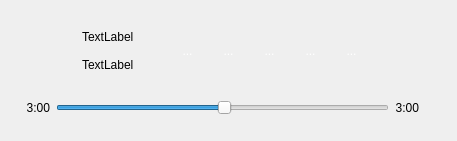
     <widget class="QWidget" name="bottomArea" native="true">
      <property name="sizePolicy">
       <sizepolicy hsizetype="Expanding" vsizetype="Expanding">
        <horstretch>0</horstretch>
        <verstretch>0</verstretch>
       </sizepolicy>
      </property>
      <layout class="QHBoxLayout" name="horizontalLayout_2">
       <item>
        <widget class="QFrame" name="playBar">
         <property name="sizePolicy">
          <sizepolicy hsizetype="Expanding" vsizetype="Expanding">
           <horstretch>0</horstretch>
           <verstretch>0</verstretch>
          </sizepolicy>
         </property>
         <property name="autoFillBackground">
          <bool>false</bool>
         </property>
         <property name="frameShape">
          <enum>QFrame::Shape::NoFrame</enum>
         </property>
         <property name="frameShadow">
          <enum>QFrame::Shadow::Raised</enum>
         </property>
         <layout class="QVBoxLayout" name="verticalLayout_3" stretch="5,1">
          <property name="spacing">
           <number>6</number>
          </property>
          <property name="leftMargin">
           <number>6</number>
          </property>
          <property name="topMargin">
           <number>6</number>
          </property>
          <property name="rightMargin">
           <number>6</number>
          </property>
          <property name="bottomMargin">
           <number>6</number>
          </property>
          <item>
           <widget class="QWidget" name="mediaControls" native="true">
            <property name="sizePolicy">
             <sizepolicy hsizetype="Expanding" vsizetype="Preferred">
              <horstretch>0</horstretch>
              <verstretch>0</verstretch>
             </sizepolicy>
            </property>
            <property name="styleSheet">
             <string notr="true">QToolButton {
	padding: 8px;
    background: transparent;
    border: transparent;
	border-radius: 8px;
    color: white;
	transition: 
}

QToolButton:hover {
    background: rgba(255,255,255,0.1);
}
</string>
            </property>
            <layout class="QHBoxLayout" name="horizontalLayout_4" stretch="1,5,9,1,1,1,1,0,15">
             <item>
              <widget class="QLabel" name="albumArt">
               <property name="minimumSize">
                <size>
                 <width>50</width>
                 <height>50</height>
                </size>
               </property>
               <property name="maximumSize">
                <size>
                 <width>50</width>
                 <height>50</height>
                </size>
               </property>
               <property name="text">
                <string/>
               </property>
               <property name="pixmap">
                <pixmap resource="icons.qrc">:/images/Assets/default.png</pixmap>
               </property>
               <property name="scaledContents">
                <bool>true</bool>
               </property>
              </widget>
             </item>
             <item>
              <layout class="QVBoxLayout" name="verticalLayout_6">
               <item>
                <widget class="QLabel" name="titleLabel">
                 <property name="text">
                  <string>TextLabel</string>
                 </property>
                 <property name="textFormat">
                  <enum>Qt::TextFormat::PlainText</enum>
                 </property>
                 <property name="wordWrap">
                  <bool>false</bool>
                 </property>
                 <property name="margin">
                  <number>1</number>
                 </property>
                </widget>
               </item>
               <item>
                <widget class="QLabel" name="artistLabel">
                 <property name="text">
                  <string>TextLabel</string>
                 </property>
                 <property name="textFormat">
                  <enum>Qt::TextFormat::PlainText</enum>
                 </property>
                 <property name="wordWrap">
                  <bool>false</bool>
                 </property>
                 <property name="margin">
                  <number>1</number>
                 </property>
                </widget>
               </item>
              </layout>
             </item>
             <item>
              <spacer name="horizontalSpacer">
               <property name="orientation">
                <enum>Qt::Orientation::Horizontal</enum>
               </property>
               <property name="sizeHint" stdset="0">
                <size>
                 <width>40</width>
                 <height>20</height>
                </size>
               </property>
              </spacer>
             </item>
             <item>
              <widget class="QToolButton" name="shuffle">
               <property name="sizePolicy">
                <sizepolicy hsizetype="Expanding" vsizetype="Expanding">
                 <horstretch>0</horstretch>
                 <verstretch>0</verstretch>
                </sizepolicy>
               </property>
               <property name="text">
                <string>...</string>
               </property>
               <property name="icon">
                <iconset resource="icons.qrc">
                 <normaloff>:/icons/Assets/Icons/shuffle-off.svg</normaloff>
                 <normalon>:/icons/Assets/Icons/shuffle-on.svg</normalon>:/icons/Assets/Icons/shuffle-off.svg</iconset>
               </property>
               <property name="iconSize">
                <size>
                 <width>20</width>
                 <height>20</height>
                </size>
               </property>
               <property name="checkable">
                <bool>true</bool>
               </property>
               <property name="checked">
                <bool>false</bool>
               </property>
              </widget>
             </item>
             <item>
              <widget class="QToolButton" name="previous">
               <property name="sizePolicy">
                <sizepolicy hsizetype="Expanding" vsizetype="Expanding">
                 <horstretch>0</horstretch>
                 <verstretch>0</verstretch>
                </sizepolicy>
               </property>
               <property name="text">
                <string>...</string>
               </property>
               <property name="icon">
                <iconset resource="icons.qrc">
                 <normaloff>:/icons/Assets/Icons/previous.svg</normaloff>:/icons/Assets/Icons/previous.svg</iconset>
               </property>
               <property name="iconSize">
                <size>
                 <width>20</width>
                 <height>20</height>
                </size>
               </property>
              </widget>
             </item>
             <item>
              <widget class="QToolButton" name="pause_play">
               <property name="sizePolicy">
                <sizepolicy hsizetype="Expanding" vsizetype="Expanding">
                 <horstretch>0</horstretch>
                 <verstretch>0</verstretch>
                </sizepolicy>
               </property>
               <property name="text">
                <string>...</string>
               </property>
               <property name="icon">
                <iconset resource="icons.qrc">
                 <normaloff>:/icons/Assets/Icons/play.svg</normaloff>
                 <normalon>:/icons/Assets/Icons/pause.svg</normalon>:/icons/Assets/Icons/play.svg</iconset>
               </property>
               <property name="iconSize">
                <size>
                 <width>20</width>
                 <height>20</height>
                </size>
               </property>
               <property name="checkable">
                <bool>true</bool>
               </property>
               <property name="checked">
                <bool>false</bool>
               </property>
              </widget>
             </item>
             <item>
              <widget class="QToolButton" name="next">
               <property name="sizePolicy">
                <sizepolicy hsizetype="Expanding" vsizetype="Expanding">
                 <horstretch>0</horstretch>
                 <verstretch>0</verstretch>
                </sizepolicy>
               </property>
               <property name="text">
                <string>...</string>
               </property>
               <property name="icon">
                <iconset resource="icons.qrc">
                 <normaloff>:/icons/Assets/Icons/next.svg</normaloff>:/icons/Assets/Icons/next.svg</iconset>
               </property>
               <property name="iconSize">
                <size>
                 <width>20</width>
                 <height>20</height>
                </size>
               </property>
              </widget>
             </item>
             <item>
              <widget class="QToolButton" name="repeat">
               <property name="sizePolicy">
                <sizepolicy hsizetype="Expanding" vsizetype="Expanding">
                 <horstretch>1</horstretch>
                 <verstretch>1</verstretch>
                </sizepolicy>
               </property>
               <property name="acceptDrops">
                <bool>false</bool>
               </property>
               <property name="text">
                <string>...</string>
               </property>
               <property name="icon">
                <iconset resource="icons.qrc">
                 <normaloff>:/icons/Assets/Icons/repeat-off.svg</normaloff>
                 <normalon>:/icons/Assets/Icons/repeat-on.svg</normalon>:/icons/Assets/Icons/repeat-off.svg</iconset>
               </property>
               <property name="iconSize">
                <size>
                 <width>20</width>
                 <height>20</height>
                </size>
               </property>
               <property name="checkable">
                <bool>true</bool>
               </property>
               <property name="checked">
                <bool>false</bool>
               </property>
               <property name="autoRaise">
                <bool>false</bool>
               </property>
              </widget>
             </item>
             <item>
              <spacer name="horizontalSpacer_3">
               <property name="orientation">
                <enum>Qt::Orientation::Horizontal</enum>
               </property>
               <property name="sizeHint" stdset="0">
                <size>
                 <width>40</width>
                 <height>20</height>
                </size>
               </property>
              </spacer>
             </item>
            </layout>
           </widget>
          </item>
          <item>
           <widget class="QWidget" name="timeBar" native="true">
            <property name="sizePolicy">
             <sizepolicy hsizetype="Expanding" vsizetype="Preferred">
              <horstretch>0</horstretch>
              <verstretch>0</verstretch>
             </sizepolicy>
            </property>
            <layout class="QHBoxLayout" name="horizontalLayout_3">
             <item>
              <widget class="QLabel" name="songTime">
               <property name="text">
                <string>3:00</string>
               </property>
               <property name="scaledContents">
                <bool>false</bool>
               </property>
               <property name="alignment">
                <set>Qt::AlignmentFlag::AlignRight|Qt::AlignmentFlag::AlignTrailing|Qt::AlignmentFlag::AlignVCenter</set>
               </property>
              </widget>
             </item>
             <item>
              <widget class="QSlider" name="timeProgress">
               <property name="sizePolicy">
                <sizepolicy hsizetype="Expanding" vsizetype="Expanding">
                 <horstretch>0</horstretch>
                 <verstretch>0</verstretch>
                </sizepolicy>
               </property>
               <property name="sliderPosition">
                <number>50</number>
               </property>
               <property name="orientation">
                <enum>Qt::Orientation::Horizontal</enum>
               </property>
               <property name="tickPosition">
                <enum>QSlider::TickPosition::NoTicks</enum>
               </property>
              </widget>
             </item>
             <item>
              <widget class="QLabel" name="totalSongTime">
               <property name="text">
                <string>3:00</string>
               </property>
               <property name="scaledContents">
                <bool>false</bool>
               </property>
               <property name="alignment">
                <set>Qt::AlignmentFlag::AlignRight|Qt::AlignmentFlag::AlignTrailing|Qt::AlignmentFlag::AlignVCenter</set>
               </property>
              </widget>
             </item>
            </layout>
           </widget>
          </item>
         </layout>
        </widget>
       </item>
       <item>
        <widget class="QWidget" name="songOptions" native="true"/>
       </item>
       <item>
        <widget class="QWidget" name="songDetails" native="true"/>
       </item>
      </layout>
     </widget>
